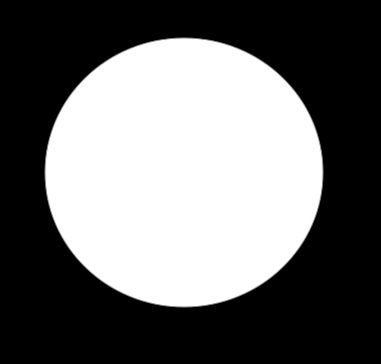
#> input picture src/img/circle.JPG, 381 x 364 px
$ jupyter execute --allow-errors chapter3.ipynb   (shell and % lines are left out)   (older library calls are emulated)
#> lines starting #> are read from the running program, lines starting #| are printed output that depends on the picture; after the words box and inside, x2 and y2 are one past the last pixel; in counts of white or black regions, pixels touching at a corner belong together
## 图像梯度计算

[cell 1]
import cv2
import matplotlib.pyplot as plt
import numpy as np

img = cv2.imread("src/img/lena.png")

def cv_show(img, name='img'):
    cv2.imshow(name, img)
    cv2.waitKey(0)
    cv2.destroyAllWindows()
    cv2.waitKey(1)

#### Sobel算子
```
     |-1 0 +1|            |-1 -2 -1|
Gx = |-2 0 +2| * A and Gy | 0  0  0| * A
     |-1 0 +1|            |+1 +2 +1|
```

[cell 2]
circle = cv2.imread("src/img/circle.JPG")
#> circle is the input picture: shape (364, 381, 3); min 0, max 255, mean 108
sobelx = cv2.Sobel(circle, cv2.CV_64F,1,0,ksize=3)
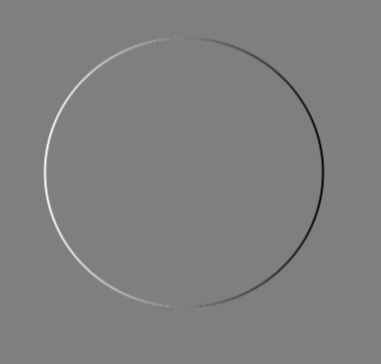
#> sobelx: shape (364, 381, 3) float64; min -1000, max 1002, mean 0; drawn with min black and max white

plt.imshow(sobelx)
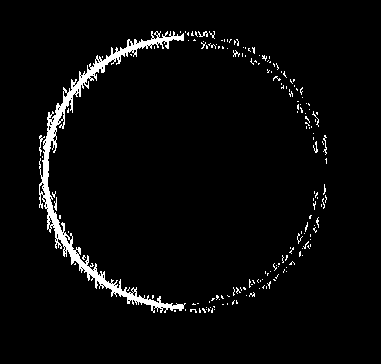
#> shown: shape (364, 381, 3) float64; values 0 (black) and 1 (white), 3.6% white; 177 white regions (169 under 20 px), largest, box (x1, y1, x2, y2) and area: (39, 31, 186, 313) 3808, (39, 135, 45, 156) 39, (323, 135, 327, 155) 32

[cell 3]
sobelx2 = cv2.Sobel(circle, cv2.CV_64F,1,0,ksize=3)
sobelx2 = cv2.convertScaleAbs(sobelx2)
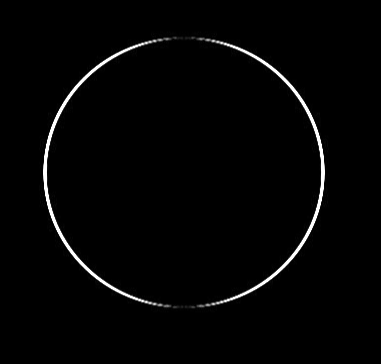
#> sobelx2: shape (364, 381, 3); min 0, max 255, mean 4.7
cv_show(sobelx2)

[cell 4]
plt.imshow(sobelx2)

[cell 5]
sobelx3 = cv2.Sobel(circle, cv2.CV_64F,0,1,ksize=3)
sobelx3 = cv2.convertScaleAbs(sobelx3)
plt.imshow(sobelx3)

分别计算xy再相加

[cell 6]
sobelx = cv2.Sobel(circle, cv2.CV_64F,1,0,ksize=3)
sobelx = cv2.convertScaleAbs(sobelx)

sobely = cv2.Sobel(circle,cv2.CV_64F,0, 1,ksize=3)
sobely = cv2.convertScaleAbs(sobely)

sobelxy = cv2.addWeighted(sobelx, 0.5, sobely, 0.5, 0)
plt.imshow(sobelxy)

不建议直接算，效果可能不好

[cell 7]
sobelxy2 = cv2.Sobel(circle, cv2.CV_64F,1, 1,ksize=3)
sobelxy2 = cv2.convertScaleAbs(sobelxy2)
plt.imshow(sobelxy2)

$ run again, with src/img/nihao.JPG copied over src/img/circle.JPG
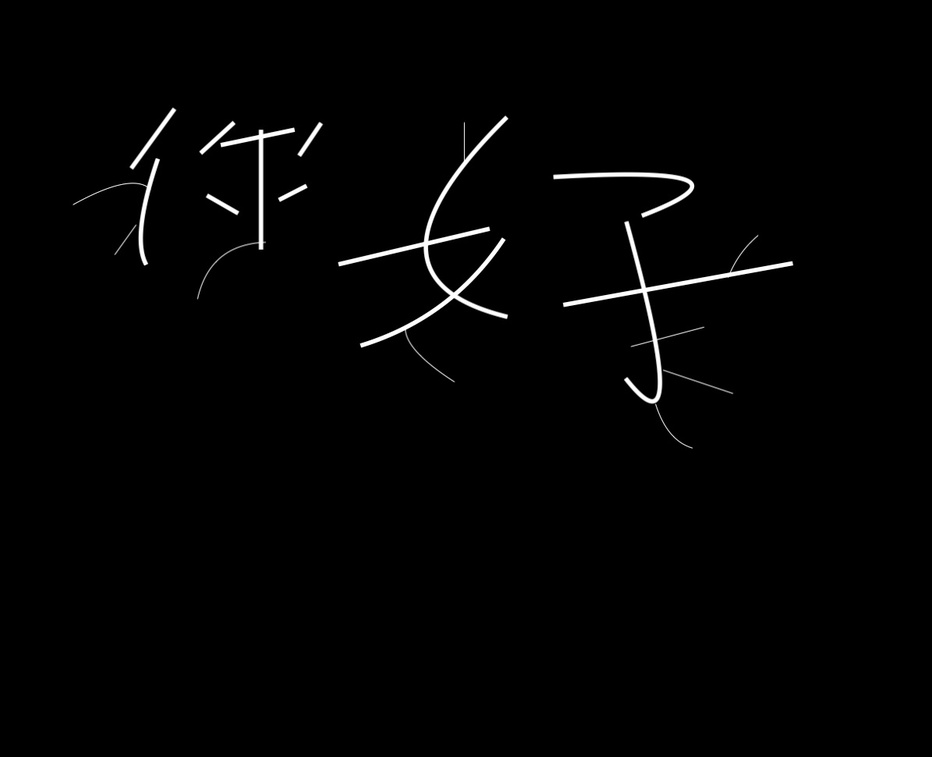
#> input picture src/img/nihao.JPG, 932 x 757 px, shrunk from 1195 x 970 before the run
#> circle is the input picture: shape (757, 932, 3); min 0, max 255, mean 3
#> `[cell 2] circle = cv2.imread("src/img/circle.JPG") sobelx = cv2.Sobel(..`:
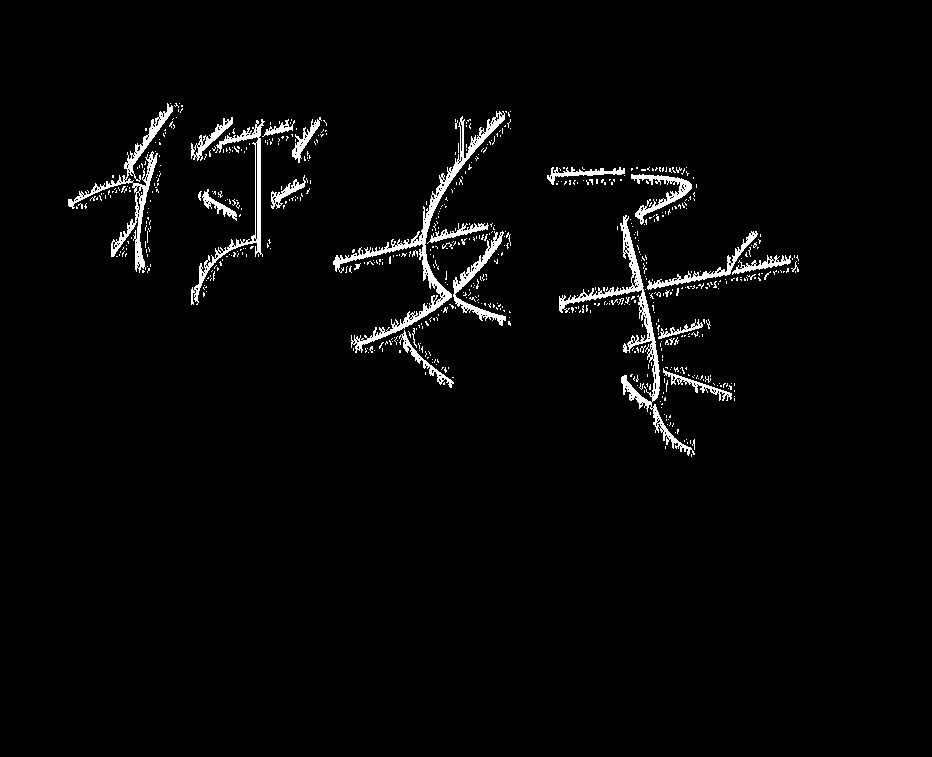
#> shown: shape (757, 932, 3) float64; values 0 (black) and 1 (white), 2.7% white; 666 white regions (641 under 20 px), largest, box (x1, y1, x2, y2) and area: (333, 111, 505, 353) 3153, (559, 215, 695, 456) 2669, (68, 103, 173, 273) 2063
#> `sobelxy2 = cv2.convertScaleAbs(sobelxy2)`:
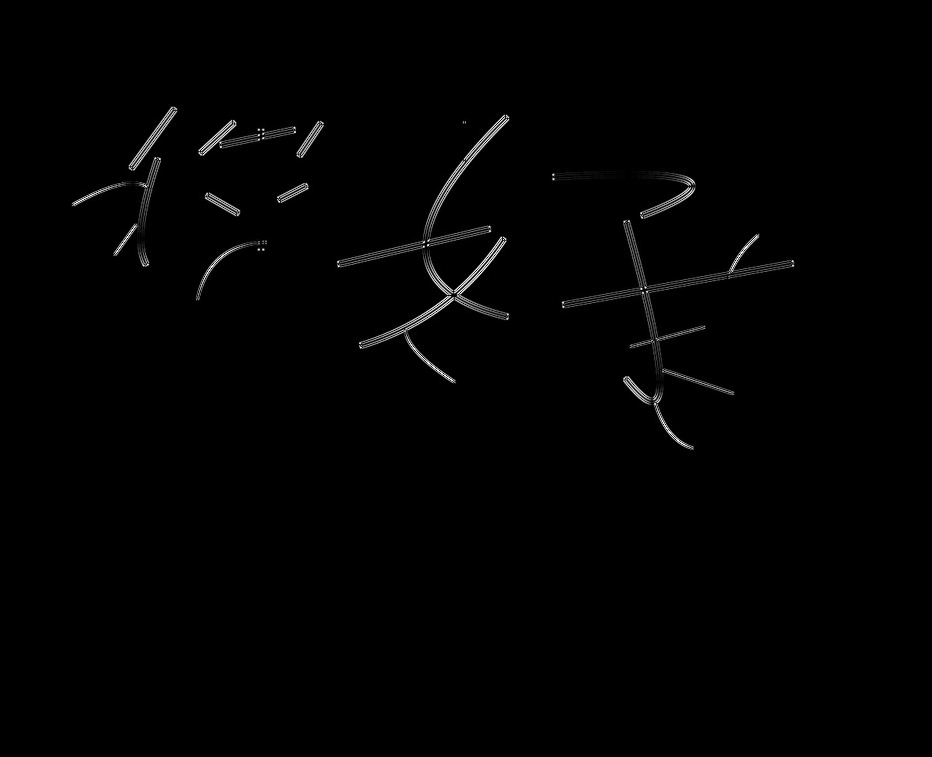
#> sobelxy2: shape (757, 932, 3); min 0, max 255, mean 1.9
